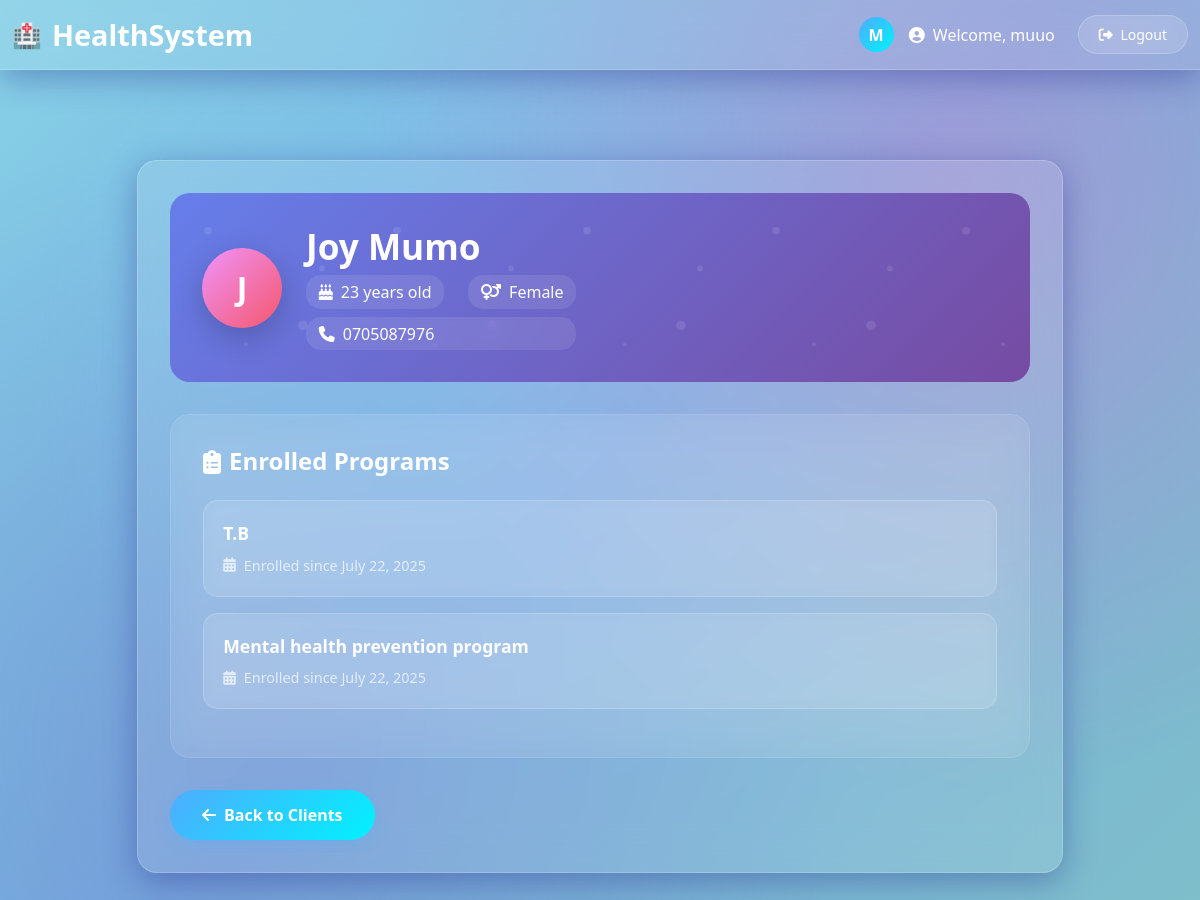
The page /clients/4/ (signed in) on the database as committed earlier.
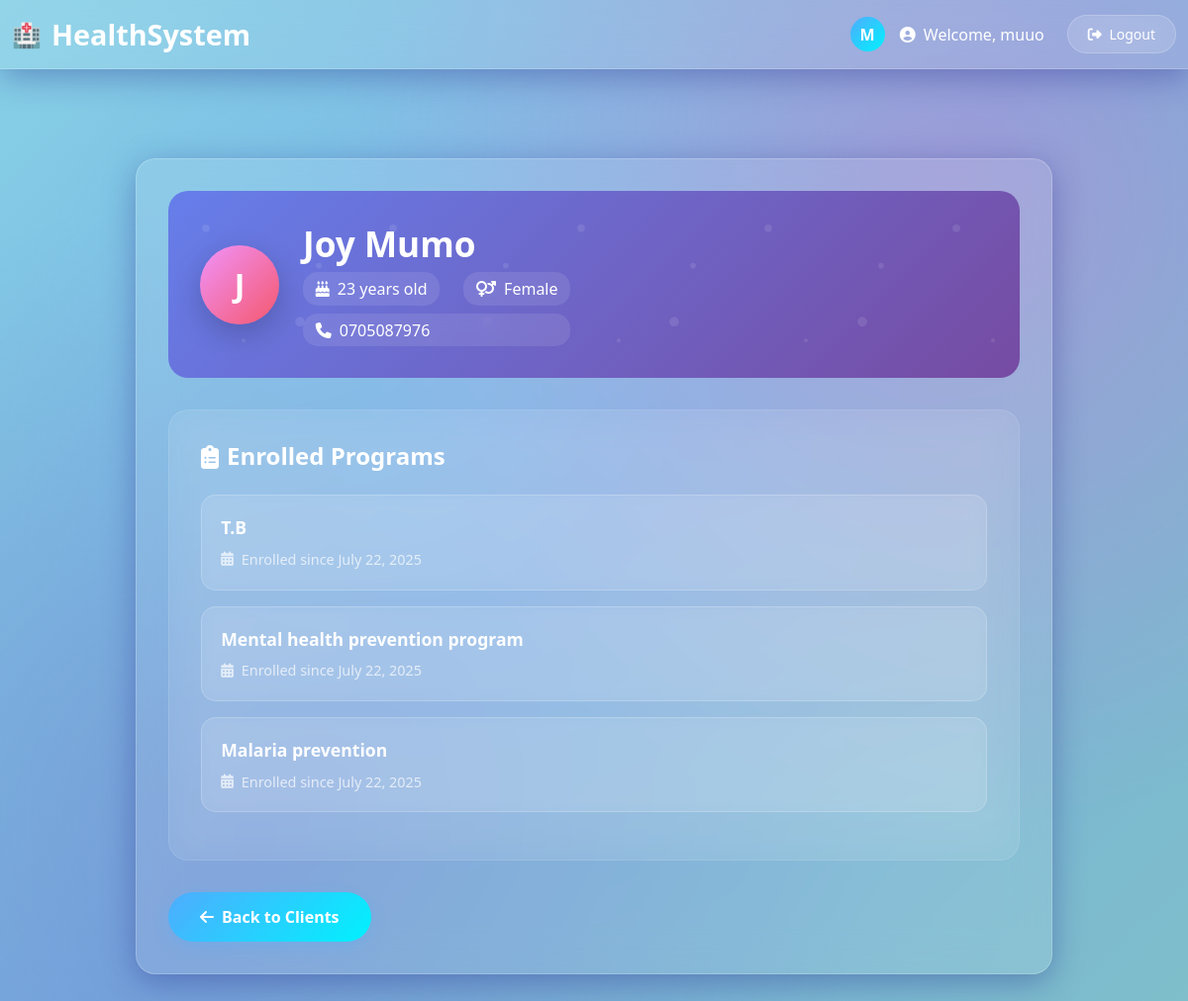
The same page on the database as committed later.
### core/models.py (models this page shows, shortened)
class Enrollment(models.Model):
    client = models.ForeignKey(Client, on_delete=models.CASCADE)
    program = models.ForeignKey(HealthProgram, on_delete=models.CASCADE)
    enrolled_on = models.DateField(auto_now_add=True)

class HealthProgram(models.Model):
    name = models.CharField(max_length=100)
    description = models.TextField(blank=True)

### core/views.py (the view)
# urls.py: path('clients/<int:client_id>/', views.client_profile, name='client_profile'),
@login_required
def client_profile(request, client_id):
    client = Client.objects.get(id=client_id)
    enrollments = client.enrollment_set.select_related('program')
    return render(request, 'core/client_profile.html', {'client': client, 'enrollments': enrollments})

### templates/core/client_profile.html (shortened to what this page needs)
{% extends 'core/base.html' %}
{% block content %}
<div class="profile-header">
    <div class="client-info">
        <div class="client-avatar">
            {{ client.name|first|upper }}
        </div>
        <div class="client-details">
            <h2>{{ client.name }}</h2>
            <div class="client-meta">
                <div class="meta-item">
                    <i class="fas fa-birthday-cake"></i>
                    <span>{{ client.age }} years old</span>
                </div>
                <div class="meta-item">
                    <i class="fas fa-venus-mars"></i>
                    <span>{{ client.get_gender_display }}</span>
                </div>
            </div>
            <div class="meta-item">
                <i class="fas fa-phone"></i>
                <span>{{ client.contact_info }}</span>
            </div>
        </div>
    </div>
</div>
<div class="programs-section">
    <h4 class="section-title">
        <i class="fas fa-clipboard-list"></i>
        Enrolled Programs
    </h4>
    {% if enrollments %}
        <ul class="program-list">
            {% for enrollment in enrollments %}
                <li class="program-item">
                    <div class="program-name">{{ enrollment.program.name }}</div>
                    <div class="program-date">
                        <i class="fas fa-calendar-alt"></i>
                        <span>Enrolled since {{ enrollment.enrolled_on }}</span>
                    </div>
                </li>
            {% endfor %}
        </ul>
    {% endif %}
</div>
<a href="{% url 'client_list' %}" class="back-button">
    <i class="fas fa-arrow-left"></i>
    Back to Clients
</a>
{% endblock %}

Rows that differ between the two databases and show on the page:
added Enrollment: program.name "Malaria prevention", enrolled_on "July 22, 2025"
